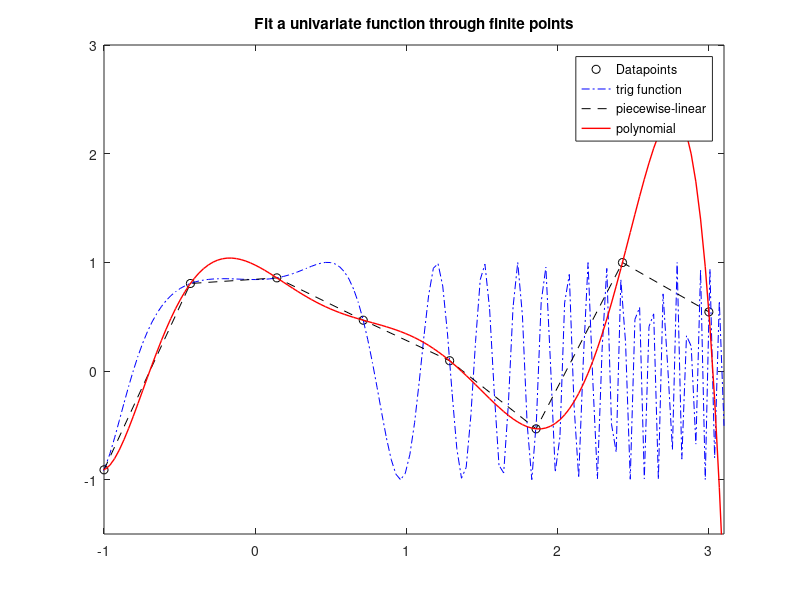

Recreate this plot in MATLAB.
% This file is used to produce Fig 2.1 in my thesis

f = @(x) sin(pi*x.^3+x.^2+1);
m = 8;
eqpts = linspace(-1,3,m);

% plot of function passing through points
y = f(eqpts);

% interpolation polynomial
c_least = polyfit(eqpts,y,m-1);

% plot of original function, piecewise linear function and polynomial
grid = linspace(-3.1,3.1,201);
plot(eqpts,y,'ok',grid,f(grid),'b-.',eqpts,y,'k--',grid,polyval(c_least,grid),'r-','LineWidth',1)
xlim([-1,3.1])
ylim([-1.5,3])
legend('Datapoints', 'trig function', 'piecewise-linear','polynomial','Location','best');
title('Fit a univariate function through finite points')
